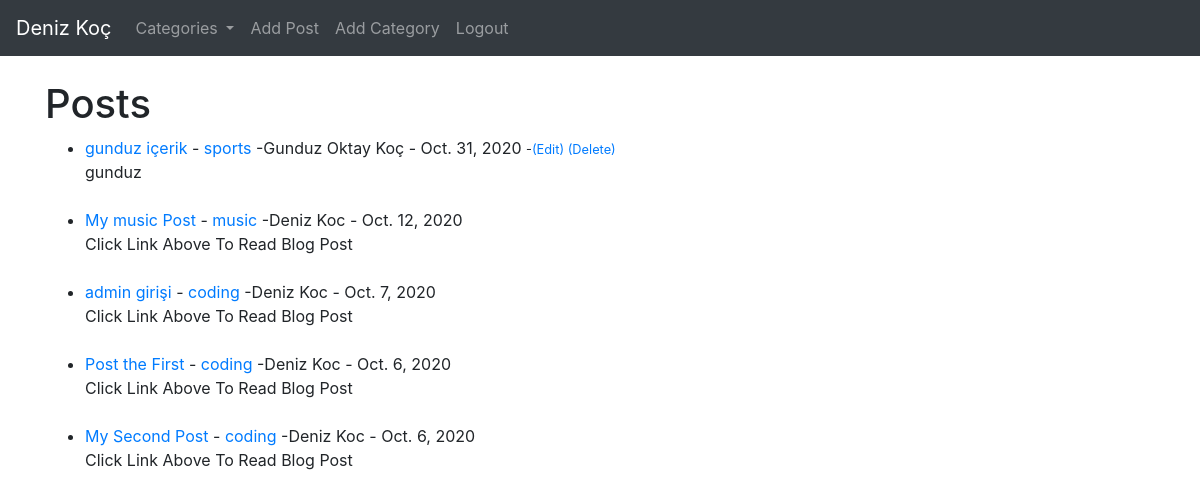
Screenshot of / (signed in) with the database file from the repository.
### theblog/models.py (models this page shows, shortened)
class Post(models.Model):
    title = models.CharField(max_length=255)
    header_image = models.ImageField(null=True, blank=True, upload_to = "images/")
    title_tag = models.CharField(max_length=255)
    author = models.ForeignKey(User,on_delete=models.CASCADE)
    body = RichTextField(blank=True , null=True)
    post_date = models.DateField(auto_now_add=True)
    category = models.CharField(max_length=255, default='coding')
    snippet = models.CharField(max_length=255)
    likes = models.ManyToManyField(User, related_name='blog_posts')

### theblog/views.py (the view)
# urls.py: path('', HomeView.as_view(), name="home"),
class HomeView(ListView):
    model = Post
    template_name = 'home.html'
    ordering = ['-post_date']
    def get_context_data(self, *args, **kwargs):
        cat_menu = Category.objects.all()
        context = super(HomeView, self).get_context_data(*args, **kwargs)
        context["cat_menu"] = cat_menu
        return context

### theblog/models.py (called while the page is built)
    def __str__(self):
        return self.name

### theblog/templates/home.html (shortened to what this page needs)
{% extends 'base.html'%}
{% block content %}
  <h1> Posts </h1>
<ul>
{% for post in object_list %}
  <li><a href="{% url 'article-detail' post.pk %}">
  {{ post.title }}</a>
  - <a href="{% url 'category' post.category|slugify %}">{{ post.category }}</a>
  -{{ post.author.first_name }}
   {{ post.author.last_name }}
  -  {{post.post_date }}  <small>
 {% if user.is_authenticated %}
     {% if user.id == post.author.id %}
               -<a href="{% url 'update_post' post.pk %}">(Edit)</a>
                <a href="{% url 'delete_post' post.pk %}">(Delete)</a>
           {% endif %}
        {% endif %}
  </small> <br/>
  {{ post.snippet }}
    </li>
{% endfor %}
</ul>
{% endblock %}

### rows the page displays
Post: title "gunduz içerik", category "sports", author.first_name "Gunduz Oktay", author.last_name "Koç", post_date "Oct. 31, 2020", shows "(Edit)", snippet "gunduz"
Post: title "My music Post", category "music", author.first_name "Deniz", author.last_name "Koc", post_date "Oct. 12, 2020", snippet "Click Link Above To Read Blog Post"
Post: title "admin girişi", category "coding", author.first_name "Deniz", author.last_name "Koc", post_date "Oct. 7, 2020", snippet "Click Link Above To Read Blog Post"
Post: title "Post the First", category "coding", author.first_name "Deniz", author.last_name "Koc", post_date "Oct. 6, 2020", snippet "Click Link Above To Read Blog Post"
Post: title "My Second Post", category "coding", author.first_name "Deniz", author.last_name "Koc", post_date "Oct. 6, 2020", snippet "Click Link Above To Read Blog Post"
